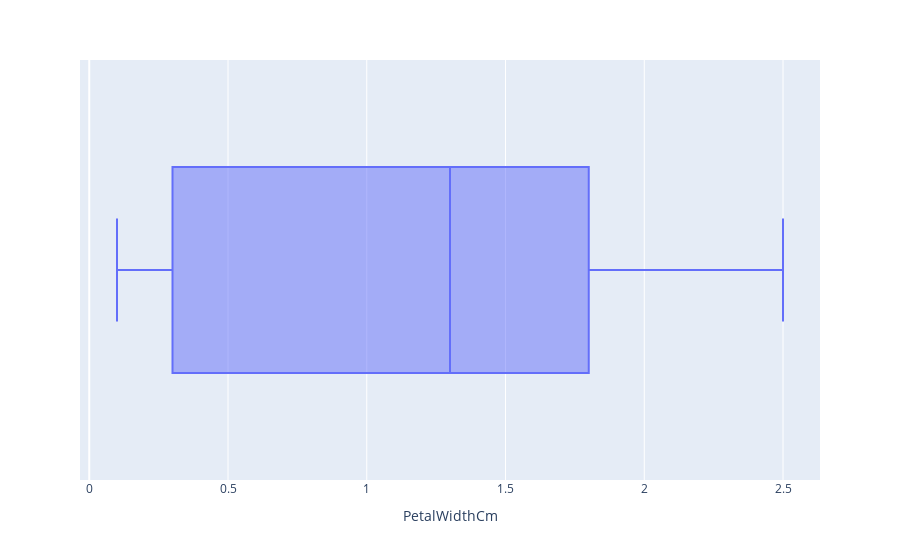

This figure's notebook cell:
### Code cell
px.box(data_frame=df, x='PetalWidthCm')

### Figure 1 — Plotly figure (JSON) as saved in the notebook; plotly's stock layout.template omitted (floating-point values rounded to 4 significant figures; data arrays with more than 128 entries replaced by an {"elided": "..."} marker saying what was removed)
{"data": [{"alignmentgroup": "True", "hovertemplate": "PetalWidthCm=%{x}<extra></extra>", "legendgroup": "", "marker": {"color": "#636efa"}, "name": "", "notched": false, "offsetgroup": "", "orientation": "h", "showlegend": false, "type": "box", "x": {"elided": "147 float values"}, "x0": " ", "xaxis": "x", "y0": " ", "yaxis": "y"}], "layout": {"boxmode": "group", "legend": {"tracegroupgap": 0}, "margin": {"t": 60}, "xaxis": {"anchor": "y", "domain": [0, 1], "title": {"text": "PetalWidthCm"}}, "yaxis": {"anchor": "x", "domain": [0, 1]}}}
